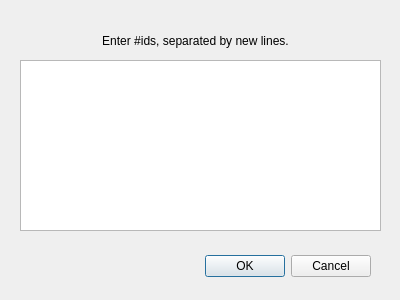
<?xml version="1.0" encoding="UTF-8"?>
<ui version="4.0">
 <class>Entry</class>
 <widget class="QDialog" name="Entry">
  <property name="geometry">
   <rect>
    <x>0</x>
    <y>0</y>
    <width>400</width>
    <height>300</height>
   </rect>
  </property>
  <property name="windowTitle">
   <string>Word Entry</string>
  </property>
  <widget class="QDialogButtonBox" name="buttonBox">
   <property name="geometry">
    <rect>
     <x>30</x>
     <y>250</y>
     <width>341</width>
     <height>32</height>
    </rect>
   </property>
   <property name="orientation">
    <enum>Qt::Horizontal</enum>
   </property>
   <property name="standardButtons">
    <set>QDialogButtonBox::Cancel|QDialogButtonBox::Ok</set>
   </property>
  </widget>
  <widget class="QLabel" name="label">
   <property name="geometry">
    <rect>
     <x>20</x>
     <y>20</y>
     <width>351</width>
     <height>41</height>
    </rect>
   </property>
   <property name="text">
    <string>Enter #ids, separated by new lines.</string>
   </property>
   <property name="alignment">
    <set>Qt::AlignCenter</set>
   </property>
  </widget>
  <widget class="QPlainTextEdit" name="plainTextEdit">
   <property name="geometry">
    <rect>
     <x>20</x>
     <y>60</y>
     <width>361</width>
     <height>171</height>
    </rect>
   </property>
  </widget>
 </widget>
 <resources/>
 <connections>
  <connection>
   <sender>buttonBox</sender>
   <signal>accepted()</signal>
   <receiver>Entry</receiver>
   <slot>accept()</slot>
   <hints>
    <hint type="sourcelabel">
     <x>248</x>
     <y>254</y>
    </hint>
    <hint type="destinationlabel">
     <x>157</x>
     <y>274</y>
    </hint>
   </hints>
  </connection>
  <connection>
   <sender>buttonBox</sender>
   <signal>rejected()</signal>
   <receiver>Entry</receiver>
   <slot>reject()</slot>
   <hints>
    <hint type="sourcelabel">
     <x>316</x>
     <y>260</y>
    </hint>
    <hint type="destinationlabel">
     <x>286</x>
     <y>274</y>
    </hint>
   </hints>
  </connection>
 </connections>
</ui>
